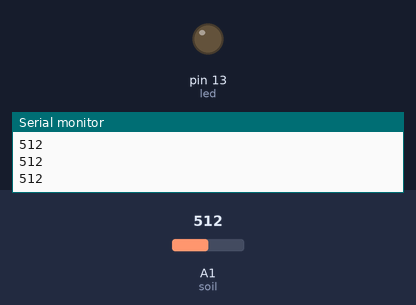
Recording of a sketch running on a simulated Arduino Uno, built with avr-gcc and run on an emulated ATmega328P. On the bench: output pins drawn as LEDs (lit = HIGH), the last lines printed to the serial monitor. The inputs (shaded band) are chosen by the test bench; at power-on: A1 (soil) = 512.

Above: at 1.2 s.
1.3 s: A1 (soil) set to 268
2.8 s: A1 (soil) set to 244
At 4.1 s:
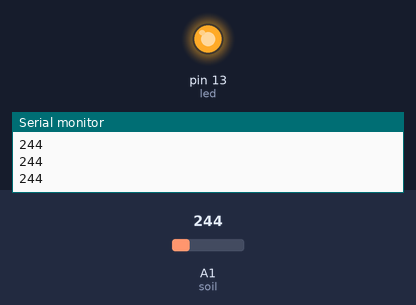
4.4 s: A1 (soil) set to 270
At 5.6 s:
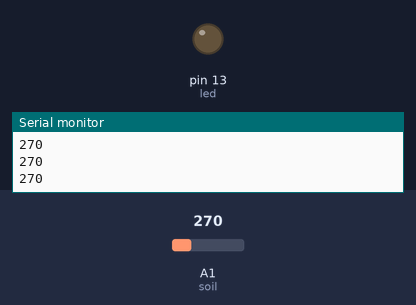
6.0 s: A1 (soil) set to 250
At 6.9 s:
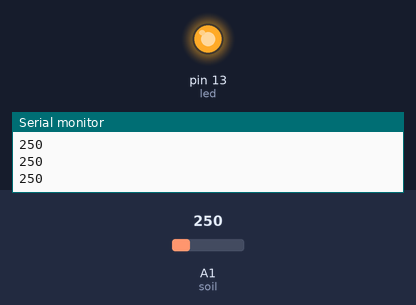
Timing chart, 0 to 8.6 s (numbered marks = the images above; inputs shaded):
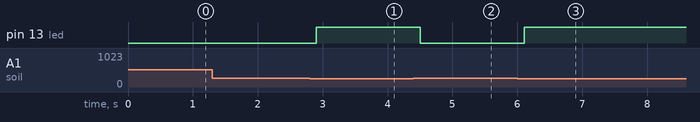

The sketch:

soil_moisture_sensor.ino
```cpp
int soil =A1;
int value=0;
int led=13;

void setup()
{
 pinMode(soil,INPUT);

 pinMode(led,OUTPUT);
 Serial.begin(9600); //this is not necessary-but to show value to pc

}
void loop()
{
 value = analogRead(soil );  //read value-analog from A0


  Serial.println(value);
 delay(100);

if(value<260){
digitalWrite(led,HIGH);

}
if(value>260){
digitalWrite(led,LOW);
}
delay(100);
}
```

Measured:
- the behaviour switches between 260 and 259 on A1 (soil) (found by bisection; images 0 and 1)
- after the input at 2.8 s, pin 13 (led): LOW → HIGH after 0.10 s
- after the input at 4.4 s, pin 13 (led): HIGH → LOW after 0.11 s
- after the input at 6.0 s, pin 13 (led): LOW → HIGH after 0.11 s
